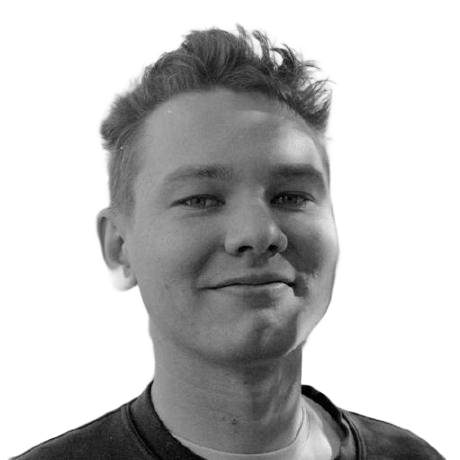
#> input picture face.png, 460 x 460 px
$ python generate_banner.py
#> lines starting #> are read from the running program, lines starting #| are printed output that depends on the picture
#!/usr/bin/env python3
"""Renders the profile banner into light_mode.svg / dark_mode.svg.

The face is ASCII art emitted as <tspan> rows, not an embedded raster, so the
whole banner is a few KB of text that recolors per theme.

Two renderings are produced. Dense characters read as dark ink on a light
background but as bright pixels on a dark one, so the luminance ramp is
inverted for the dark theme; reusing one rendering would look photo-negative
in whichever theme it wasn't built for.

Regenerate with:  python3 generate_banner.py
"""

import pathlib
from xml.sax.saxutils import escape

from PIL import Image, ImageOps

FACE_SRC = pathlib.Path("face.png")  # RGBA cutout; alpha drives the blanking

RAMP = " .-=+*x#$&X@"  # sparse -> dense
COLS = 46
ALPHA_CUT = 110
CHAR_ASPECT = 2.08  # Consolas cell at font-size 16 / line-height 20

PROMPT = "piotr@realytica"
STATS = [
    ("OS", "Ubuntu 26.04 · macOS Tahoe 26.5.2 · Win 11"),
    ("Kernel", "Python · Go · TypeScript · C# · C++23"),
    ("DB", "PostgreSQL 17 + PostGIS · 7M records"),
    ("Spatial", "custom Google S2 index over gRPC"),
    ("Frontend", "Next.js 16 · React 19 · Mapbox GL"),
    ("Network", "OPNsense · Proxmox"),
    ("Location", "Chicago, IL"),
]

THEMES = {
    "light_mode.svg": {
        "bg": "#f6f8fa",
        "face": "#24292f",
        "prompt": "#953800",
        "key": "#953800",
        "value": "#0a3069",
        "rule": "#8c959f",
        "dark": False,
    },
    "dark_mode.svg": {
        "bg": "#161b22",
        "face": "#c9d1d9",
        "prompt": "#ffa657",
        "key": "#ffa657",
        "value": "#a5d6ff",
        "rule": "#616e7f",
        "dark": True,
    },
}

FS, LH = 16, 20  # font-size, line-height
FACE_X, TOP_Y = 15, 30
STATS_X = 480
VALUE_X = 580  # absolute, so alignment survives font substitution
PAD = 20

# Consolas advance width at font-size 16 with size-adjust 109%. Only used to
# size the canvas, and deliberately rounded up: a substituted font that runs
# slightly wide should still fit rather than clip.
CHAR_W = 9.7


def asciify(dark_mode):
#> called with dark_mode = False
    im = Image.open(FACE_SRC).convert("RGBA")
#> im is the input picture: PIL image 460x460 RGBA; mean R, G, B, A 151.5, 151.5, 151.5, 109.3
    im = im.crop(im.split()[-1].getbbox())  # trim to the subject
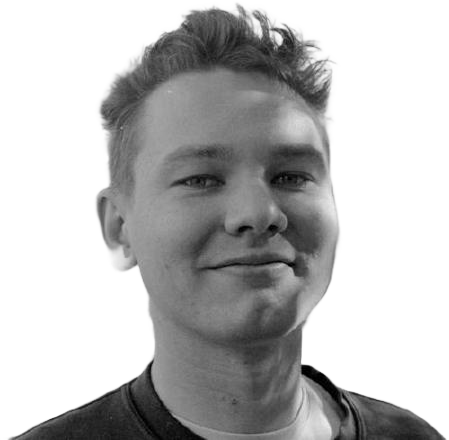
#> im: PIL image 449x440 RGBA; mean R, G, B, A 147.1, 147.1, 147.1, 117; transparent parts drawn white

    w, h = im.size
#> w = 449; h = 440
    rows = max(1, round((h / w) * COLS / CHAR_ASPECT))
#> rows = 22

    lum = ImageOps.autocontrast(im.convert("L"), cutoff=1).resize(
        (COLS, rows), Image.LANCZOS
    )
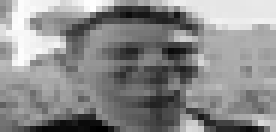
#> lum: PIL image 46x22 L (shown 6 times larger); min 0, max 255, mean 138.7
    alpha = im.split()[-1].resize((COLS, rows), Image.LANCZOS)
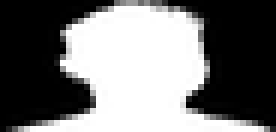
#> alpha: PIL image 46x22 L (shown 6 times larger); min 0, max 255, mean 117.1

    lp, ap = lum.load(), alpha.load()
    out = []
    for y in range(rows):
        line = []
        for x in range(COLS):
            if ap[x, y] < ALPHA_CUT:
                line.append(" ")
                continue
            v = lp[x, y]
            t = (v / 255) if dark_mode else (1 - v / 255)
            line.append(RAMP[min(len(RAMP) - 1, int(t * len(RAMP)))])
        out.append("".join(line).rstrip())
#> after the loop, out = 22 items, first 6: '                    +** +', '                 +x&&&&&&#*x+*', '               x&&&&X@XXXXXX$@$*', '             x#&&$$$$$$$&&XXX&$x*=', '           x$&&#x*****xxxxx###&&$x', '          #$&&#+++**xxxxxxxx*+=*#'
    return out


def render(theme):
    face = asciify(theme["dark"])
#> face has the same summary as out in asciify

    # centre the stats block against the taller face column
    stats_h = (len(STATS) + 2) * LH
    face_h = len(face) * LH
#> face_h = 440
    stats_y = TOP_Y + max(0, (face_h - stats_h) // 2)
#> stats_y = 160

    # size the canvas to whichever column is taller and to the longest value,
    # so editing STATS can't silently clip
    widest = max(len(v) for _, v in STATS)
    W = round(VALUE_X + widest * CHAR_W) + PAD
    H = TOP_Y + max(face_h, stats_h) + PAD
#> H = 490

    p = [
        "<?xml version='1.0' encoding='UTF-8'?>",
        f'<svg xmlns="http://www.w3.org/2000/svg" width="{W}px" height="{H}px" '
        f'font-size="{FS}px" font-family="ConsolasFallback,Consolas,monospace">',
        "<style>",
        "@font-face {",
        "  src: local('Consolas'), local('Consolas Bold');",
        "  font-family: 'ConsolasFallback';",
        "  font-display: swap;",
        "  -webkit-size-adjust: 109%;",
        "  size-adjust: 109%;",
        "}",
        f'.face {{fill: {theme["face"]};}}',
        f'.prompt {{fill: {theme["prompt"]}; font-weight: bold;}}',
        f'.key {{fill: {theme["key"]}; font-weight: bold;}}',
        f'.value {{fill: {theme["value"]};}}',
        f'.rule {{fill: {theme["rule"]};}}',
        "text, tspan {white-space: pre;}",
        "</style>",
        f'<rect width="{W}px" height="{H}px" fill="{theme["bg"]}" rx="15"/>',
        '<text class="face">',
    ]

    for i, line in enumerate(face):
        p.append(f'<tspan x="{FACE_X}" y="{TOP_Y + i * LH}">{escape(line)}</tspan>')
#> this loop made 22 passes
#> line on passes 1 to 12: '                    +** +', '                 +x&&&&&&#*x+*', '               x&&&&X@XXXXXX$@$*', '             x#&&$$$$$$$&&XXX&$x*=', '           x$&&#x*****xxxxx###&&$x', '          #$&&#+++**xxxxxxxx*+=*#', '           #$#x++*****xxxx#x*=--=+', '           x##*++*xx#$$$##$$$$$$x*', '           x#x++*##$&XX$#x#X@@X&#*', '          xxxx+**x#$&&&x**x$X&$x+-', '          #***+++**xxx#***xx#$#x+.-', '          *#x+****x#$&$#$&&&$&X&$*='
#> after the loop, p = 41 items
    p.append("</text>")

    p.append("<text>")
    p.append(
        f'<tspan class="prompt" x="{STATS_X}" y="{stats_y}">{escape(PROMPT)}</tspan>'
    )
    p.append(
        f'<tspan class="rule" x="{STATS_X}" y="{stats_y + LH}">'
        f'{"─" * len(PROMPT)}</tspan>'
    )
    for i, (key, value) in enumerate(STATS):
        y = stats_y + (i + 2) * LH
        p.append(
            f'<tspan class="key" x="{STATS_X}" y="{y}">{escape(key)}</tspan>'
            f'<tspan class="value" x="{VALUE_X}" y="{y}">{escape(value)}</tspan>'
        )
#> this loop made 7 passes
#> y on passes 1 to 7: 200, 220, 240, 260, 280, 300, 320
#> after the loop, p = 52 items
    p.append("</text>")
    p.append("</svg>")
    return "\n".join(p)


def main():
    for filename, theme in THEMES.items():
        path = pathlib.Path(filename)
        path.write_text(render(theme), encoding="utf-8")
        print(f"{path}  {path.stat().st_size / 1024:.1f} KB")


if __name__ == "__main__":
    main()
